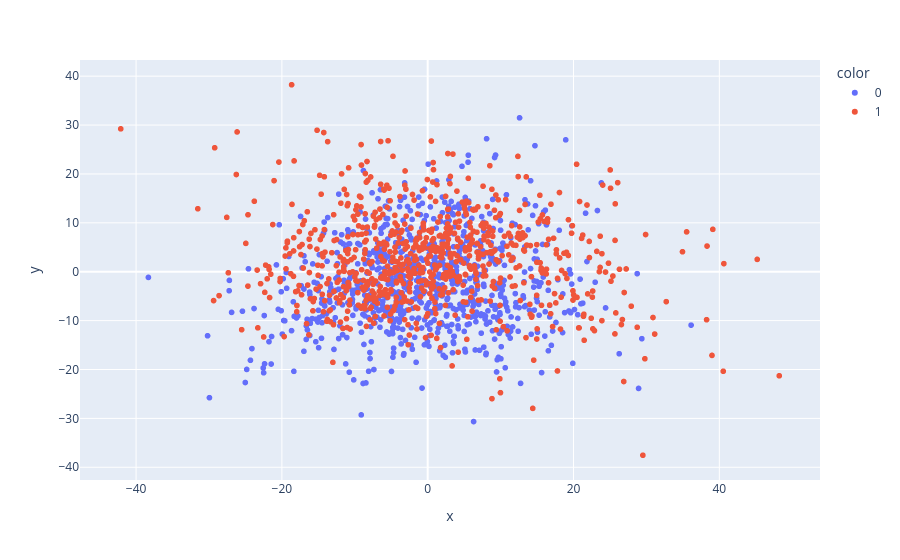

This figure's notebook cell:
### Code cell
fig = px.scatter(
    x=x_train3[:,0],
    y=x_train3[:,1],
    color=y_train.astype(str)
)
fig.show()

### Figure 1 — Plotly figure (JSON) as saved in the notebook; plotly's stock layout.template omitted (floating-point values rounded to 4 significant figures; data arrays with more than 128 entries replaced by an {"elided": "..."} marker saying what was removed)
{"data": [{"hovertemplate": "color=0<br>x=%{x}<br>y=%{y}<extra></extra>", "legendgroup": "0", "marker": {"color": "#636efa", "symbol": "circle"}, "mode": "markers", "name": "0", "showlegend": true, "type": "scattergl", "x": {"elided": "808 float values"}, "xaxis": "x", "y": {"elided": "808 float values"}, "yaxis": "y"}, {"hovertemplate": "color=1<br>x=%{x}<br>y=%{y}<extra></extra>", "legendgroup": "1", "marker": {"color": "#EF553B", "symbol": "circle"}, "mode": "markers", "name": "1", "showlegend": true, "type": "scattergl", "x": {"elided": "792 float values"}, "xaxis": "x", "y": {"elided": "792 float values"}, "yaxis": "y"}], "layout": {"legend": {"title": {"text": "color"}, "tracegroupgap": 0}, "margin": {"t": 60}, "xaxis": {"anchor": "y", "domain": [0, 1], "title": {"text": "x"}}, "yaxis": {"anchor": "x", "domain": [0, 1], "title": {"text": "y"}}}}
